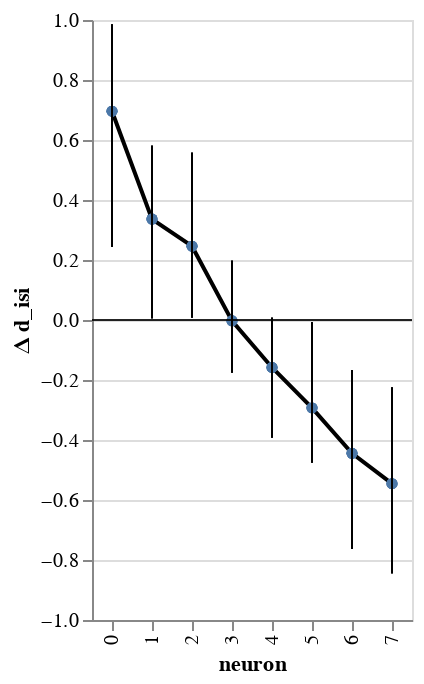

This figure's notebook cell:
### Code cell
chart_p = visualization.plot_posterior(df=df_both, title=f'd_{y}', x='neuron',)
chart_p

### Figure 1 — Vega-Lite specification as saved in the notebook (floating-point values rounded to 4 significant figures)
{"config": {"view": {"continuousWidth": 400, "continuousHeight": 300}}, "layer": [{"mark": {"type": "line", "color": "black", "point": true}, "encoding": {"x": {"type": "ordinal", "field": "neuron"}, "y": {"type": "quantitative", "field": "mean HDI", "impute": {"value": "value"}}}}, {"mark": {"type": "rule", "color": "black", "opacity": 0.6, "size": 0.1}, "encoding": {"y": {"type": "quantitative", "field": "zero"}}}, {"mark": "rule", "encoding": {"x": {"type": "ordinal", "field": "neuron"}, "y": {"type": "quantitative", "field": "lower HDI", "scale": {"domain": [-0.8442, 0.9847], "zero": false}, "title": "Δ d_isi"}, "y2": {"field": "higher HDI"}}}], "data": {"name": "data-0a0e20c8df75a9deb2ec171620d3a110"}, "$schema": "https://vega.github.io/schema/vega-lite/v4.8.1.json", "datasets": {"data-0a0e20c8df75a9deb2ec171620d3a110": [{"mouse_code": 0, "neuron": 0, "i_trial": 0.0, "neuron_code": 0.0, "log_firing_rate": 0.2998, "Firing rate": 93.87, "firing_rate": 93.87, "i_spike": -4.5, "isi diff": 0.0101, "lower HDI": 0.2434, "higher HDI": 0.9847, "mean HDI": 0.6959, "log_isi": 0.04807, "zero": 0}, {"mouse_code": 1, "neuron": 0, "i_trial": 0.0, "neuron_code": 0.0, "log_firing_rate": 0.2918, "Firing rate": 68.05, "firing_rate": 68.05, "i_spike": 4.75, "isi diff": -0.004009, "lower HDI": 0.2434, "higher HDI": 0.9847, "mean HDI": 0.6959, "log_isi": -0.02317, "zero": 0}, {"mouse_code": 2, "neuron": 0, "i_trial": 0.0, "neuron_code": 0.0, "log_firing_rate": -0.3588, "Firing rate": -114.2, "firing_rate": -114.2, "i_spike": -5.5, "isi diff": 0.007036, "lower HDI": 0.2434, "higher HDI": 0.9847, "mean HDI": 0.6959, "log_isi": 0.04104, "zero": 0}, {"mouse_code": 3, "neuron": 0, "i_trial": 0.0, "neuron_code": 0.0, "log_firing_rate": 0.3963, "Firing rate": 96.41, "firing_rate": 96.41, "i_spike": 6.5, "isi diff": -0.01364, "lower HDI": 0.2434, "higher HDI": 0.9847, "mean HDI": 0.6959, "log_isi": -0.07483, "zero": 0}, {"mouse_code": 0, "neuron": 1, "i_trial": 0.0, "neuron_code": 0.0, "log_firing_rate": -0.09427, "Firing rate": -27.3, "firing_rate": -27.3, "i_spike": -4.0, "isi diff": 0.005226, "lower HDI": 0.006119, "higher HDI": 0.5808, "mean HDI": 0.3364, "log_isi": 0.03299, "zero": 0}, {"mouse_code": 1, "neuron": 1, "i_trial": 0.0, "neuron_code": 0.0, "log_firing_rate": 0.04593, "Firing rate": 13.67, "firing_rate": 13.67, "i_spike": 6.5, "isi diff": -0.005661, "lower HDI": 0.006119, "higher HDI": 0.5808, "mean HDI": 0.3364, "log_isi": -0.03825, "zero": 0}, {"mouse_code": 2, "neuron": 1, "i_trial": 0.0, "neuron_code": 0.0, "log_firing_rate": 0.1698, "Firing rate": 39.67, "firing_rate": 39.67, "i_spike": 11.75, "isi diff": -0.01152, "lower HDI": 0.006119, "higher HDI": 0.5808, "mean HDI": 0.3364, "log_isi": -0.0827, "zero": 0}, {"mouse_code": 3, "neuron": 1, "i_trial": 0.0, "neuron_code": 0.0, "log_firing_rate": 0.05665, "Firing rate": 44.48, "firing_rate": 44.48, "i_spike": 6.75, "isi diff": -0.007093, "lower HDI": 0.006119, "higher HDI": 0.5808, "mean HDI": 0.3364, "log_isi": -0.05257, "zero": 0}, {"mouse_code": 0, "neuron": 2, "i_trial": 0.0, "neuron_code": 0.0, "log_firing_rate": -0.3063, "Firing rate": -80.47, "firing_rate": -80.47, "i_spike": -8.75, "isi diff": 0.0105, "lower HDI": 0.008708, "higher HDI": 0.5576, "mean HDI": 0.246, "log_isi": 0.06812, "zero": 0}, {"mouse_code": 1, "neuron": 2, "i_trial": 0.0, "neuron_code": 0.0, "log_firing_rate": 0.2603, "Firing rate": 234.0, "firing_rate": 234.0, "i_spike": -8.75, "isi diff": 0.01063, "lower HDI": 0.008708, "higher HDI": 0.5576, "mean HDI": 0.246, "log_isi": 0.07655, "zero": 0}, {"mouse_code": 2, "neuron": 2, "i_trial": 0.0, "neuron_code": 0.0, "log_firing_rate": 0.1695, "Firing rate": 106.2, "firing_rate": 106.2, "i_spike": 6.5, "isi diff": -0.006989, "lower HDI": 0.008708, "higher HDI": 0.5576, "mean HDI": 0.246, "log_isi": -0.05173, "zero": 0}, {"mouse_code": 3, "neuron": 2, "i_trial": 0.0, "neuron_code": 0.0, "log_firing_rate": 0.03402, "Firing rate": 6.412, "firing_rate": 6.412, "i_spike": 20.5, "isi diff": -0.01628, "lower HDI": 0.008708, "higher HDI": 0.5576, "mean HDI": 0.246, "log_isi": -0.1369, "zero": 0}, {"mouse_code": 0, "neuron": 3, "i_trial": 0.0, "neuron_code": 0.0, "log_firing_rate": -0.03912, "Firing rate": -6.925, "firing_rate": -6.925, "i_spike": 3.5, "isi diff": -0.00239, "lower HDI": -0.1751, "higher HDI": 0.1973, "mean HDI": -0.002826, "log_isi": -0.02079, "zero": 0}, {"mouse_code": 1, "neuron": 3, "i_trial": 0.0, "neuron_code": 0.0, "log_firing_rate": 0.2853, "Firing rate": 1139.0, "firing_rate": 1139.0, "i_spike": 8.5, "isi diff": -0.005641, "lower HDI": -0.1751, "higher HDI": 0.1973, "mean HDI": -0.002826, "log_isi": -0.05395, "zero": 0}, {"mouse_code": 2, "neuron": 3, "i_trial": 0.0, "neuron_code": 0.0, "log_firing_rate": 0.3749, "Firing rate": 1068.0, "firing_rate": 1068.0, "i_spike": 2.25, "isi diff": -0.002032, "lower HDI": -0.1751, "higher HDI": 0.1973, "mean HDI": -0.002826, "log_isi": -0.01784, "zero": 0}, {"mouse_code": 3, "neuron": 3, "i_trial": 0.0, "neuron_code": 0.0, "log_firing_rate": -0.00742, "Firing rate": -8.246, "firing_rate": -8.246, "i_spike": 9.0, "isi diff": -0.005596, "lower HDI": -0.1751, "higher HDI": 0.1973, "mean HDI": -0.002826, "log_isi": -0.05256, "zero": 0}, {"mouse_code": 0, "neuron": 4, "i_trial": 0.0, "neuron_code": 0.0, "log_firing_rate": -0.05354, "Firing rate": -16.51, "firing_rate": -16.51, "i_spike": -14.5, "isi diff": 0.007688, "lower HDI": -0.3915, "higher HDI": 0.007577, "mean HDI": -0.1581, "log_isi": 0.0771, "zero": 0}, {"mouse_code": 1, "neuron": 4, "i_trial": 0.0, "neuron_code": 0.0, "log_firing_rate": 0.3107, "Firing rate": 217.4, "firing_rate": 217.4, "i_spike": 10.25, "isi diff": -0.004927, "lower HDI": -0.3915, "higher HDI": 0.007577, "mean HDI": -0.1581, "log_isi": -0.05151, "zero": 0}, {"mouse_code": 2, "neuron": 4, "i_trial": 0.0, "neuron_code": 0.0, "log_firing_rate": 0.2066, "Firing rate": 214.9, "firing_rate": 214.9, "i_spike": 12.0, "isi diff": -0.005449, "lower HDI": -0.3915, "higher HDI": 0.007577, "mean HDI": -0.1581, "log_isi": -0.0589, "zero": 0}, {"mouse_code": 3, "neuron": 4, "i_trial": 0.0, "neuron_code": 0.0, "log_firing_rate": 0.1696, "Firing rate": 51.71, "firing_rate": 51.71, "i_spike": -0.5, "isi diff": 0.0002178, "lower HDI": -0.3915, "higher HDI": 0.007577, "mean HDI": -0.1581, "log_isi": 0.002664, "zero": 0}, {"mouse_code": 0, "neuron": 5, "i_trial": 0.0, "neuron_code": 0.0, "log_firing_rate": -0.2482, "Firing rate": -121.3, "firing_rate": -121.3, "i_spike": -7.5, "isi diff": 0.00278, "lower HDI": -0.4751, "higher HDI": -0.007339, "mean HDI": -0.2929, "log_isi": 0.03342, "zero": 0}, {"mouse_code": 1, "neuron": 5, "i_trial": 0.0, "neuron_code": 0.0, "log_firing_rate": -0.4131, "Firing rate": -284.8, "firing_rate": -284.8, "i_spike": -0.75, "isi diff": -0.0001269, "lower HDI": -0.4751, "higher HDI": -0.007339, "mean HDI": -0.2929, "log_isi": 0.001076, "zero": 0}, {"mouse_code": 2, "neuron": 5, "i_trial": 0.0, "neuron_code": 0.0, "log_firing_rate": -0.4031, "Firing rate": -950.2, "firing_rate": -950.2, "i_spike": 3.75, "isi diff": -0.00144, "lower HDI": -0.4751, "higher HDI": -0.007339, "mean HDI": -0.2929, "log_isi": -0.01568, "zero": 0}, {"mouse_code": 3, "neuron": 5, "i_trial": 0.0, "neuron_code": 0.0, "log_firing_rate": -0.1174, "Firing rate": -62.19, "firing_rate": -62.19, "i_spike": 10.25, "isi diff": -0.003526, "lower HDI": -0.4751, "higher HDI": -0.007339, "mean HDI": -0.2929, "log_isi": -0.04321, "zero": 0}, {"mouse_code": 0, "neuron": 6, "i_trial": 0.0, "neuron_code": 0.0, "log_firing_rate": 0.02459, "Firing rate": -76.3, "firing_rate": -76.3, "i_spike": 7.5, "isi diff": -0.002175, "lower HDI": -0.7632, "higher HDI": -0.1668, "mean HDI": -0.4442, "log_isi": -0.03374, "zero": 0}, {"mouse_code": 1, "neuron": 6, "i_trial": 0.0, "neuron_code": 0.0, "log_firing_rate": -0.04348, "Firing rate": -36.79, "firing_rate": -36.79, "i_spike": -4.25, "isi diff": 0.0007883, "lower HDI": -0.7632, "higher HDI": -0.1668, "mean HDI": -0.4442, "log_isi": 0.0125, "zero": 0}, {"mouse_code": 2, "neuron": 6, "i_trial": 0.0, "neuron_code": 0.0, "log_firing_rate": -0.195, "Firing rate": -102.2, "firing_rate": -102.2, "i_spike": 2.5, "isi diff": -0.0009751, "lower HDI": -0.7632, "higher HDI": -0.1668, "mean HDI": -0.4442, "log_isi": -0.01289, "zero": 0}, {"mouse_code": 3, "neuron": 6, "i_trial": 0.0, "neuron_code": 0.0, "log_firing_rate": -0.229, "Firing rate": -182.4, "firing_rate": -182.4, "i_spike": 11.75, "isi diff": -0.00231, "lower HDI": -0.7632, "higher HDI": -0.1668, "mean HDI": -0.4442, "log_isi": -0.03836, "zero": 0}, {"mouse_code": 0, "neuron": 7, "i_trial": 0.0, "neuron_code": 0.0, "log_firing_rate": 0.09579, "Firing rate": 63.84, "firing_rate": 63.84, "i_spike": 10.5, "isi diff": -0.001986, "lower HDI": -0.8442, "higher HDI": -0.2252, "mean HDI": -0.5456, "log_isi": -0.03332, "zero": 0}, {"mouse_code": 1, "neuron": 7, "i_trial": 0.0, "neuron_code": 0.0, "log_firing_rate": -0.05615, "Firing rate": -44.97, "firing_rate": -44.97, "i_spike": 10.0, "isi diff": -0.001647, "lower HDI": -0.8442, "higher HDI": -0.2252, "mean HDI": -0.5456, "log_isi": -0.03143, "zero": 0}, {"mouse_code": 2, "neuron": 7, "i_trial": 0.0, "neuron_code": 0.0, "log_firing_rate": -0.02092, "Firing rate": -43.94, "firing_rate": -43.94, "i_spike": -8.75, "isi diff": 0.00129, "lower HDI": -0.8442, "higher HDI": -0.2252, "mean HDI": -0.5456, "log_isi": 0.02466, "zero": 0}, {"mouse_code": 3, "neuron": 7, "i_trial": 0.0, "neuron_code": 0.0, "log_firing_rate": -0.06487, "Firing rate": -45.2, "firing_rate": -45.2, "i_spike": 0.0, "isi diff": -0.0001123, "lower HDI": -0.8442, "higher HDI": -0.2252, "mean HDI": -0.5456, "log_isi": -0.0008907, "zero": 0}]}}
